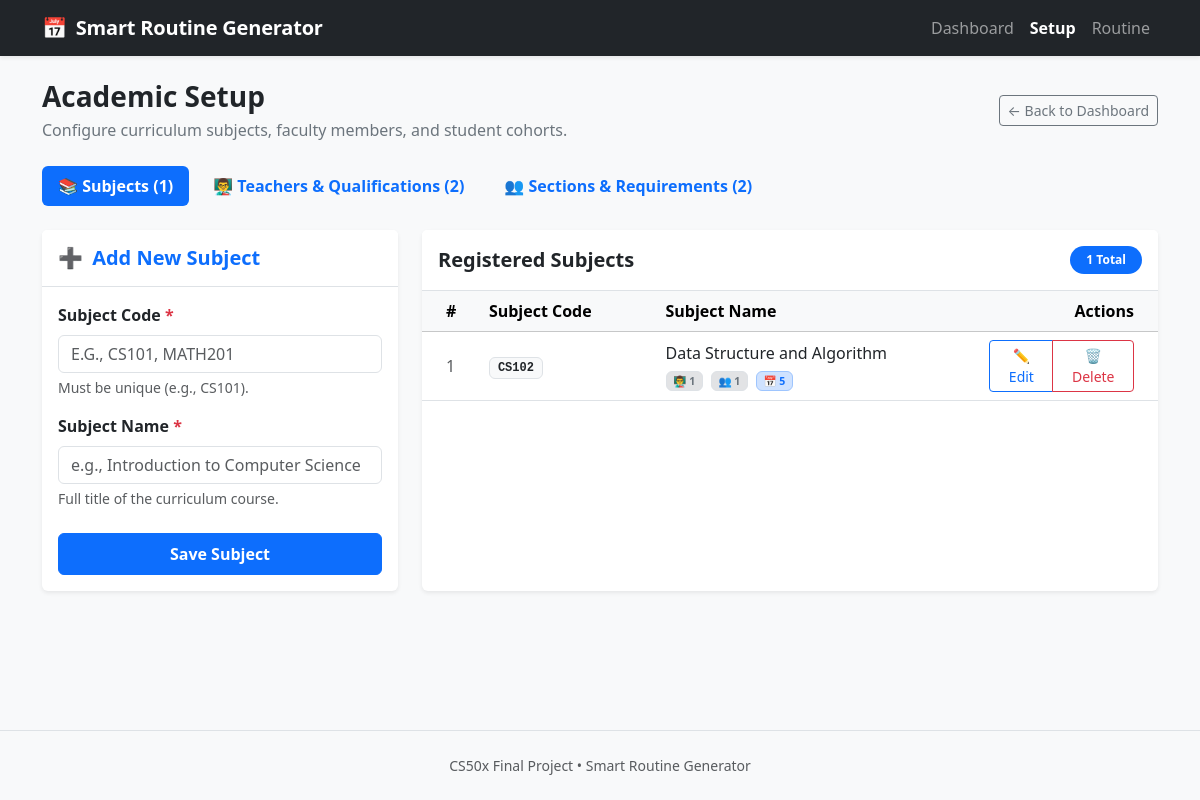
/setup, run on an earlier commit of the app's database.
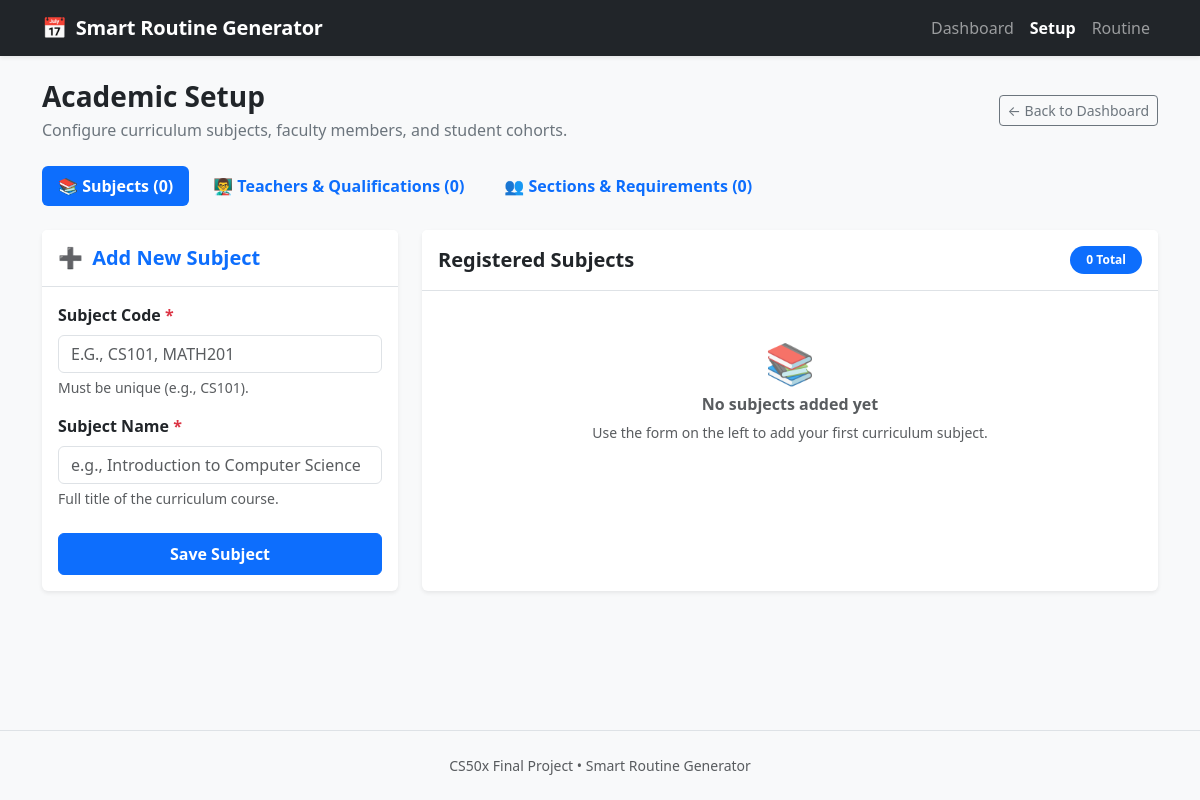
And on a later commit of the database.
### tables this page shows
CREATE TABLE subjects (
    id INTEGER PRIMARY KEY AUTOINCREMENT,
    code TEXT NOT NULL UNIQUE,
    name TEXT NOT NULL
);

### app.py (the view)
@app.route("/setup", methods=["GET"])
def setup():
    db = get_db()
    subjects = db.execute(
        """
        SELECT s.id, s.code, s.name,
               (SELECT COUNT(*) FROM teacher_subjects ts WHERE ts.subject_id = s.id) AS teacher_count,
               (SELECT COUNT(*) FROM section_requirements sr WHERE sr.subject_id = s.id) AS requirement_count,
               (SELECT COUNT(*) FROM timetable_entries te WHERE te.subject_id = s.id) AS timetable_count
        FROM subjects s
        ORDER BY s.code ASC;
        """
    ).fetchall()
    teachers_rows = db.execute(
        "SELECT id, name, email FROM teachers ORDER BY name ASC;"
    ).fetchall()
    qual_rows = db.execute(
        """
        SELECT ts.teacher_id, s.id AS subject_id, s.code AS subject_code, s.name AS subject_name
        FROM teacher_subjects ts
        JOIN subjects s ON ts.subject_id = s.id
        ORDER BY s.code ASC;
        """
    ).fetchall()
    teacher_qualifications = {}
    for row in qual_rows:
        teacher_qualifications.setdefault(row["teacher_id"], []).append({
            "id": row["subject_id"],
            "code": row["subject_code"],
            "name": row["subject_name"],
        })
    teacher_tt_rows = db.execute(
        "SELECT teacher_id, COUNT(*) AS count FROM timetable_entries GROUP BY teacher_id;"
    ).fetchall()
    teacher_tt_map = {row["teacher_id"]: row["count"] for row in teacher_tt_rows}
    teachers = []
    for t in teachers_rows:
        t_dict = dict(t)
        t_subs = teacher_qualifications.get(t["id"], [])
        t_dict["subjects"] = t_subs
        t_dict["subject_ids"] = [s["id"] for s in t_subs]
        t_dict["timetable_count"] = teacher_tt_map.get(t["id"], 0)
        teachers.append(t_dict)
    sections_rows = db.execute(
        "SELECT id, name FROM sections ORDER BY name ASC;"
    ).fetchall()
    req_rows = db.execute(
        """
        SELECT sr.id AS requirement_id, sr.section_id, sr.subject_id, sr.weekly_periods,
               s.code AS subject_code, s.name AS subject_name
        FROM section_requirements sr
        JOIN subjects s ON sr.subject_id = s.id
        ORDER BY s.code ASC;
        """
    ).fetchall()
    section_requirements_map = {}
    for row in req_rows:
        section_requirements_map.setdefault(row["section_id"], []).append({
            "id": row["requirement_id"],
            "subject_id": row["subject_id"],
            "subject_code": row["subject_code"],
            "name": row["subject_name"],
            "weekly_periods": row["weekly_periods"],
        })
    section_tt_rows = db.execute(
        "SELECT section_id, COUNT(*) AS count FROM timetable_entries GROUP BY section_id;"
    ).fetchall()
    section_tt_map = {row["section_id"]: row["count"] for row in section_tt_rows}
    sections = []
    for sec in sections_rows:
        sec_dict = dict(sec)
        sec_reqs = section_requirements_map.get(sec["id"], [])
        sec_dict["requirements"] = sec_reqs
        sec_dict["total_periods"] = sum(r["weekly_periods"] for r in sec_reqs)
        sec_dict["timetable_count"] = section_tt_map.get(sec["id"], 0)
        sec_dict["requirement_count"] = len(sec_reqs)
        sections.append(sec_dict)
    raw_tab = request.args.get("tab", "subjects").strip().lower()
    active_tab = raw_tab if raw_tab in ("subjects", "teachers", "sections") else "subjects"
    return render_template(
        "setup.html",
        subjects=subjects,
        teachers=teachers,
        sections=sections,
        active_tab=active_tab,
    )

### templates/setup.html (shortened to what this page needs)
{% extends "layout.html" %}
{% block content %}
<div class="row mb-4 align-items-center">
    <div class="col-md-8">
        <h1 class="h3 fw-bold mb-1">Academic Setup</h1>
        <p class="text-secondary mb-0">Configure curriculum subjects, faculty members, and student cohorts.</p>
    </div>
    <div class="col-md-4 text-md-end mt-3 mt-md-0">
        <a href="{{ url_for('index') }}" class="btn btn-outline-secondary btn-sm">
            &larr; Back to Dashboard
        </a>
    </div>
</div>
<ul class="nav nav-pills mb-4 gap-2" id="setupTabs" role="tablist">
    <li class="nav-item" role="presentation">
        <button
            class="nav-link fw-semibold {% if active_tab != 'teachers' and active_tab != 'sections' %}active{% endif %}"
            id="subjects-tab"
            data-bs-toggle="pill"
            data-bs-target="#subjects-pane"
            type="button"
            role="tab"
            aria-controls="subjects-pane"
            aria-selected="{% if active_tab != 'teachers' and active_tab != 'sections' %}true{% else %}false{% endif %}"
        >
            📚 Subjects ({{ subjects|length }})
        </button>
    </li>
    <li class="nav-item" role="presentation">
        <button
            class="nav-link fw-semibold {% if active_tab == 'teachers' %}active{% endif %}"
            id="teachers-tab"
            data-bs-toggle="pill"
            data-bs-target="#teachers-pane"
            type="button"
            role="tab"
            aria-controls="teachers-pane"
            aria-selected="{% if active_tab == 'teachers' %}true{% else %}false{% endif %}"
        >
            👨‍🏫 Teachers &amp; Qualifications ({{ teachers|length }})
        </button>
    </li>
    <li class="nav-item" role="presentation">
        <button
            class="nav-link fw-semibold {% if active_tab == 'sections' %}active{% endif %}"
            id="sections-tab"
            data-bs-toggle="pill"
            data-bs-target="#sections-pane"
            type="button"
            role="tab"
            aria-controls="sections-pane"
            aria-selected="{% if active_tab == 'sections' %}true{% else %}false{% endif %}"
        >
            👥 Sections &amp; Requirements ({{ sections|length }})
        </button>
    </li>
</ul>
<div class="tab-content" id="setupTabContent">
    <div
        class="tab-pane fade {% if active_tab != 'teachers' and active_tab != 'sections' %}show active{% endif %}"
        id="subjects-pane"
        role="tabpanel"
        aria-labelledby="subjects-tab"
        tabindex="0"
    >
        <div class="row g-4">
            <div class="col-lg-4">
                <div class="card shadow-sm border-0 h-100">
                    <div class="card-header bg-white py-3 border-bottom">
                        <h5 class="card-title mb-0 fw-semibold text-primary">
                            <span class="me-1">&#10133;</span> Add New Subject
                        </h5>
                    </div>
                    <div class="card-body">
                        <form action="{{ url_for('add_subject') }}" method="POST" autocomplete="off">
                            <div class="mb-3">
                                <label for="code" class="form-label fw-semibold">Subject Code <span class="text-danger">*</span></label>
                                <input
                                    type="text"
                                    class="form-control text-uppercase"
                                    id="code"
                                    name="code"
                                    placeholder="e.g., CS101, MATH201"
                                    maxlength="20"
                                    required
                                    autofocus
                                >
                                <div class="form-text">Must be unique (e.g., CS101).</div>
                            </div>
                            <div class="mb-4">
                                <label for="name" class="form-label fw-semibold">Subject Name <span class="text-danger">*</span></label>
                                <input
                                    type="text"
                                    class="form-control"
                                    id="name"
                                    name="name"
                                    placeholder="e.g., Introduction to Computer Science"
                                    maxlength="100"
                                    required
                                >
                                <div class="form-text">Full title of the curriculum course.</div>
                            </div>
                            <button type="submit" class="btn btn-primary w-100 fw-semibold py-2">
                                Save Subject
                            </button>
                        </form>
                    </div>
                </div>
            </div>
            <div class="col-lg-8">
                <div class="card shadow-sm border-0 h-100">
                    <div class="card-header bg-white py-3 border-bottom d-flex justify-content-between align-items-center">
                        <h5 class="card-title mb-0 fw-semibold">Registered Subjects</h5>
                        <span class="badge bg-primary rounded-pill px-3 py-2">
                            {{ subjects|length }} Total
                        </span>
                    </div>
                    <div class="card-body p-0">
                        {% if subjects %}
                            <div class="table-responsive">
                                <table class="table table-hover align-middle mb-0">
                                    <thead class="table-light">
                                        <tr>
                                            <th scope="col" class="ps-4" style="width: 8%;">#</th>
                                            <th scope="col" style="width: 24%;">Subject Code</th>
                                            <th scope="col" style="width: 44%;">Subject Name</th>
                                            <th scope="col" class="text-end pe-4" style="width: 24%;">Actions</th>
                                        </tr>
                                    </thead>
                                    <tbody>
                                        {% for subject in subjects %}
                                            <tr>
                                                <td class="ps-4 text-muted">{{ loop.index }}</td>
                                                <td>
                                                    <span class="badge bg-light text-dark border font-monospace px-2 py-1">
                                                        {{ subject['code'] }}
                                                    </span>
                                                </td>
                                                <td>
                                                    <div class="fw-medium text-dark">{{ subject['name'] }}</div>
                                                    {% if subject['teacher_count'] > 0 or subject['requirement_count'] > 0 or subject['timetable_count'] > 0 %}
                                                        <div class="small text-muted mt-1">
                                                            <span class="badge bg-secondary-subtle text-secondary border me-1" title="Teacher qualifications">
                                                                👨‍🏫 {{ subject['teacher_count'] }}
                                                            </span>
                                                            <span class="badge bg-secondary-subtle text-secondary border me-1" title="Section requirements">
                                                                👥 {{ subject['requirement_count'] }}
                                                            </span>
                                                            {% if subject['timetable_count'] > 0 %}
                                                                <span class="badge bg-primary-subtle text-primary border border-primary-subtle" title="Scheduled routine slots">
                                                                    📅 {{ subject['timetable_count'] }}
                                                                </span>
                                                            {% endif %}
                                                        </div>
                                                    {% endif %}
                                                </td>
                                                <td class="text-end pe-4">
                                                    <div class="btn-group btn-group-sm" role="group" aria-label="Subject Actions">
                                                        <button
                                                            type="button"
                                                            class="btn btn-outline-primary"
                                                            data-bs-toggle="modal"
                                                            data-bs-target="#editSubjectModal{{ subject['id'] }}"
                                                            title="Edit {{ subject['code'] }}"
                                                            aria-label="Edit Subject {{ subject['code'] }}"
                                                        >
                                                            ✏️ Edit
                                                        </button>
                                                        <button
                                                            type="button"
                                                            class="btn btn-outline-danger"
                                                            data-bs-toggle="modal"
                                                            data-bs-target="#deleteSubjectModal{{ subject['id'] }}"
                                                            title="Delete {{ subject['code'] }}"
                                                            aria-label="Delete Subject {{ subject['code'] }}"
                                                        >
                                                            🗑️ Delete
                                                        </button>
                                                    </div>
                                                </td>
                                            </tr>
                                        {% endfor %}
                                    </tbody>
                                </table>
                            </div>
                        {% else %}
                            <div class="text-center py-5 text-muted">
                                <div class="display-6 mb-2">📚</div>
                                <h6 class="fw-bold">No subjects added yet</h6>
                                <p class="small mb-0">Use the form on the left to add your first curriculum subject.</p>
                            </div>
                        {% endif %}
                    </div>
                </div>
            </div>
        </div>
    </div>
</div>
{% endblock %}

### templates/layout.html (shortened to what this page needs)
<!DOCTYPE html>
<html lang="en">
<head>
    <link href="https://cdn.jsdelivr.net/npm/bootstrap@5.3.3/dist/css/bootstrap.min.css" rel="stylesheet">
    <link rel="stylesheet" href="{{ url_for('static', filename='css/style.css') }}">
</head>
<body>
    <nav class="navbar navbar-expand-lg navbar-dark bg-dark shadow-sm">
        <div class="container">
            <a class="navbar-brand fw-bold" href="{{ url_for('index') }}">
                <span class="text-primary me-1">&#128197;</span> Smart Routine Generator
            </a>
            <div class="collapse navbar-collapse" id="navbarNav">
                <ul class="navbar-nav ms-auto">
                    <li class="nav-item">
                        <a class="nav-link {% if request.endpoint == 'index' %}active fw-semibold{% endif %}" href="{{ url_for('index') }}">Dashboard</a>
                    </li>
                    <li class="nav-item">
                        <a class="nav-link {% if request.endpoint == 'setup' %}active fw-semibold{% endif %}" href="{{ url_for('setup') }}">Setup</a>
                    </li>
                    <li class="nav-item">
                        <a class="nav-link {% if request.endpoint == 'routine' %}active fw-semibold{% endif %}" href="{{ url_for('routine') }}">Routine</a>
                    </li>
                </ul>
            </div>
        </div>
    </nav>
    <main class="container my-4">
        {% block content %}{% endblock %}
    </main>
    <footer class="text-center py-4 text-muted small border-top mt-auto">
        CS50x Final Project &bull; Smart Routine Generator
    </footer>
</body>
</html>

What changed in the data, as far as the page shows it:
removed subjects: code "CS102", name "Data Structure and Algorithm", teacher_count "1", requirement_count "1", timetable_count "5"
Also different on the page:
{{ subjects|length }}: "1" → "0"
{{ teachers|length }}: "2" → "0"
{{ sections|length }}: "2" → "0"
text no longer shown: "# Subject Code Subject Name Actions"
text now shown: "📚 No subjects added yet Use the form on the left to add your first curriculum subject."
